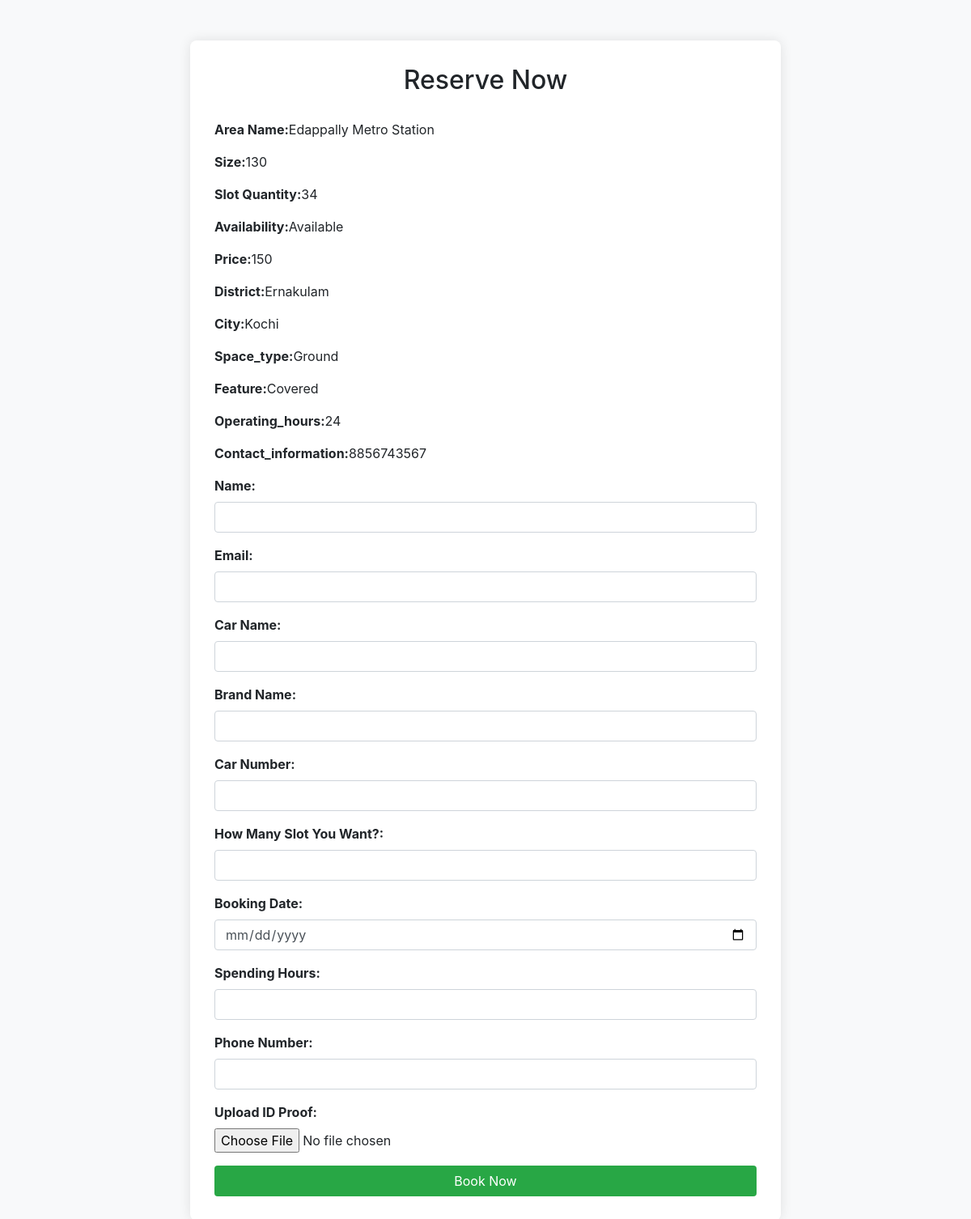
/addbook/9/ (signed in), run on the app's committed database.
### carapp/models.py (models this page shows, shortened)
class Add_areas(models.Model):
    space_name = models.CharField(max_length=100)
    size = models.IntegerField()
    availability = models.CharField(max_length=100)
    price = models.IntegerField()
    location = models.CharField(max_length=100)
    space_type = models.CharField(max_length=100)
    feature = models.CharField(max_length=100)
    operating_hours = models.CharField(max_length=100)
    contact_information = models.CharField(max_length=15)  # Changed to CharField to allow for phone formatting
    image = models.ImageField(upload_to='parking_images/', blank=True, null=True)
    slot_quantity = models.IntegerField()
    place = models.CharField(max_length=100)
    qr_code = models.ImageField(upload_to='qr_codes/', blank=True, null=True)
    rentperday = models.IntegerField(null=True,blank=True)
    recurringquantity = models.IntegerField(null=True,blank=True)
    total_slot= models.IntegerField(null=True,blank=True)

### carapp/views.py (the view)
# urls.py: path('addbook/<int:id>/', views.addbook, name='addbook'),
def addbook(request,id):
    email=request.session['email']
    dt=Add_areas.objects.get(id=id)
    j=dt.slot_quantity
    b=dt.size
    c=dt.availability
    d=dt.price
    e=dt.location
    f=dt.space_type
    g=dt.feature
    h=dt.operating_hours
    i=dt.contact_information
    k=dt.space_name
    z=dt.place
    return render(request,"addbook.html",{'j':j,'b':b,'c':c,'d':d,'e':e,'f':f,'g':g,'h':h,'i':i,'k':k,'m':email,'z':z})

### carapp/templates/addbook.html (shortened to what this page needs)
<!DOCTYPE html>
<html lang="en">
<head>
    <link href="https://stackpath.bootstrapcdn.com/bootstrap/4.5.2/css/bootstrap.min.css" rel="stylesheet">
</head>
<body>
    <div class="container">
        <div class="row justify-content-center">
            <div class="col-md-8">
                <div class="form-container">
                    <h2>Reserve Now</h2>
                    <form method="POST" enctype="multipart/form-data" action="/add_book/">
                        <p class="cart-text"><b>Area Name:</b>{{k}}</p>
                        <p class="cart-text"><b>Size:</b>{{b}}</p>
                        <p class="cart-text"><b>Slot Quantity:</b>{{j}}</p>
                        <p class="cart-text"><b>Availability:</b>{{c}}</p>
                        <p class="cart-text"><b>Price:</b>{{d}}</p>
                        <p class="cart-text"><b>District:</b>{{e}}</p>
                        <p class="cart-text"><b>City:</b>{{z}}</p>
                        <p class="cart-text"><b>Space_type:</b>{{f}}</p>
                        <p class="cart-text"><b>Feature:</b>{{g}}</p>
                        <p class="cart-text"><b>Operating_hours:</b>{{h}}</p>
                        <p class="cart-text"><b>Contact_information:</b>{{i}}</p>
                        <div class="form-group">
                            <label for="name">Name:</label>
                            <input type="text" class="form-control" name="name" id="name" required>
                        </div>
                        <div class="form-group">
                            <label for="email">Email:</label>
                            <input type="email" id="email" name="email" class="form-control" required>
                        </div>
                        <div class="form-group">
                            <label for="carname">Car Name:</label>
                            <input type="text" class="form-control" name="carname" id="carname" required>
                        </div>
                        <div class="form-group">
                            <label for="brandname">Brand Name:</label>
                            <input type="text" class="form-control" name="brandname" id="brandname" required>
                        </div>
                        <div class="form-group">
                            <label for="carnumber">Car Number:</label>
                            <input type="text" class="form-control" name="carnumber" id="carnumber" required>
                        </div>
                        <div class="form-group">
                            <label for="slot">How Many Slot You Want?:</label>
                            <input type="text" class="form-control" name="slot" id="slot" required>
                        </div>
                        <div class="form-group">
                            <label for="date">Booking Date:</label>
                            <input type="date" id="date" name="date" class="form-control" required>
                        </div>
                        <div class="form-group">
                            <label for="time">Spending Hours:</label>
                            <input type="text" class="form-control" name="time" id="time" required>
                        </div>
                        <div class="form-group">
                            <label for="phone">Phone Number:</label>
                            <input type="tel" class="form-control" name="phone" id="phone" required>
                        </div>
                        <div class="form-group">
                            <label for="idproof">Upload ID Proof:</label>
                            <input type="file" class="form-control-file" name="idproof" id="idproof" required>
                        </div>
                        <button type="submit" class="btn btn-custom btn-block">Book Now</button>
                    </form>
                </div>
            </div>
        </div>
    </div>
</body>
</html>

### carapp/templates/addbook.html (style rules this page uses)
body { background-color: #f8f9fa; }
.form-container { background-color: #fff; padding: 30px; border-radius: 8px; box-shadow: 0 0 15px rgba(0, 0, 0, 0.1); margin-top: 50px; }
.form-container h2 { text-align: center; margin-bottom: 30px; }
.form-group label { font-weight: bold; }
.btn-custom { background-color: #28a745; color: white; }

### data on the page
Add_areas: space_name "Edappally Metro Station", availability "Available", location "Ernakulam", place "Kochi", space_type "Ground", feature "Covered", operating_hours "24", contact_information "8856743567"

### other printed values
{{ b }} "130"
{{ j }} "34"
{{ d }} "150"
